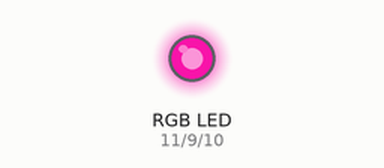
Bench run of a sketch on a simulated Arduino Uno, built with avr-gcc and run on an emulated ATmega328P. On the bench: an RGB LED mixed from three pins (HIGH = lit). Dim RGB values are drawn brighter than linear; random numbers use the default seed unless the sketch sets one.

Above: at 0.1 s.
At 4.6 s:
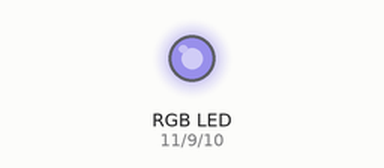
At 9.6 s:
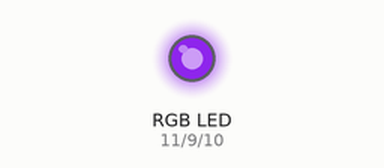
At 19.1 s:
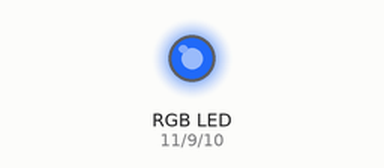
At 28.6 s:
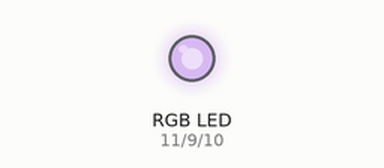
At 39.1 s:
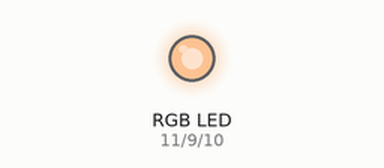
Timing chart, 0 to 40.0 s (numbered marks = the images above):
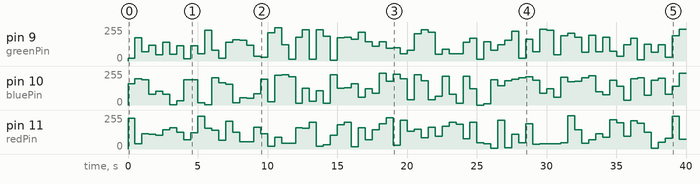

Measured:
- by itself, pin 9 (greenPin): 0/255 → 19/255 at 0.00 s, → 175/255 0.50 s later, → 68/255 0.50 s later, → 120/255 0.50 s later, … (80 changes in this stretch)
- by itself, pin 11 (redPin): 0/255 → 232/255 at 0.00 s, → 38/255 0.50 s later, → 114/255 0.50 s later, → 109/255 0.50 s later, … (80 changes in this stretch)

The sketch:

lgbt.ino
```cpp
int redPin = 11;
int greenPin = 9;
int bluePin = 10;

void setup() {}

void loop() {
  analogWrite(redPin, random(0,255));
  analogWrite(greenPin, random(0,255));
  analogWrite(bluePin, random(0,255));
  delay(500);
}
```
